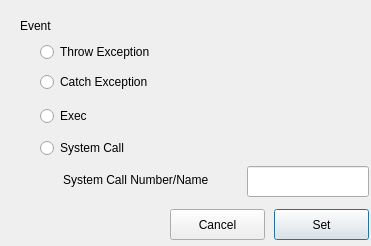
<?xml version="1.0" encoding="UTF-8"?>
<ui version="4.0">
 <class>Dialog</class>
 <widget class="QDialog" name="Dialog">
  <property name="geometry">
   <rect>
    <x>0</x>
    <y>0</y>
    <width>371</width>
    <height>246</height>
   </rect>
  </property>
  <property name="windowTitle">
   <string>Dialog</string>
  </property>
  <widget class="QRadioButton" name="rbThrow">
   <property name="geometry">
    <rect>
     <x>40</x>
     <y>39</y>
     <width>141</width>
     <height>26</height>
    </rect>
   </property>
   <property name="text">
    <string>Throw Exception</string>
   </property>
  </widget>
  <widget class="QRadioButton" name="rbCatch">
   <property name="geometry">
    <rect>
     <x>40</x>
     <y>69</y>
     <width>131</width>
     <height>26</height>
    </rect>
   </property>
   <property name="text">
    <string>Catch Exception</string>
   </property>
  </widget>
  <widget class="QRadioButton" name="rmExec">
   <property name="geometry">
    <rect>
     <x>40</x>
     <y>103</y>
     <width>61</width>
     <height>26</height>
    </rect>
   </property>
   <property name="text">
    <string>Exec</string>
   </property>
  </widget>
  <widget class="QRadioButton" name="rbSystemCall">
   <property name="geometry">
    <rect>
     <x>40</x>
     <y>135</y>
     <width>101</width>
     <height>26</height>
    </rect>
   </property>
   <property name="text">
    <string>System Call</string>
   </property>
  </widget>
  <widget class="QLineEdit" name="lineEditSysCall">
   <property name="geometry">
    <rect>
     <x>247</x>
     <y>166</y>
     <width>122</width>
     <height>31</height>
    </rect>
   </property>
  </widget>
  <widget class="QLabel" name="lblEvent">
   <property name="geometry">
    <rect>
     <x>20</x>
     <y>15</y>
     <width>67</width>
     <height>21</height>
    </rect>
   </property>
   <property name="text">
    <string>Event</string>
   </property>
  </widget>
  <widget class="QLabel" name="lblSysCall">
   <property name="geometry">
    <rect>
     <x>63</x>
     <y>169</y>
     <width>181</width>
     <height>21</height>
    </rect>
   </property>
   <property name="text">
    <string>System Call Number/Name</string>
   </property>
  </widget>
  <widget class="QPushButton" name="cmdSet">
   <property name="geometry">
    <rect>
     <x>274</x>
     <y>209</y>
     <width>95</width>
     <height>31</height>
    </rect>
   </property>
   <property name="text">
    <string>Set</string>
   </property>
  </widget>
  <widget class="QPushButton" name="cmdCancel">
   <property name="geometry">
    <rect>
     <x>170</x>
     <y>209</y>
     <width>95</width>
     <height>31</height>
    </rect>
   </property>
   <property name="text">
    <string>Cancel</string>
   </property>
  </widget>
 </widget>
 <resources/>
 <connections/>
</ui>
